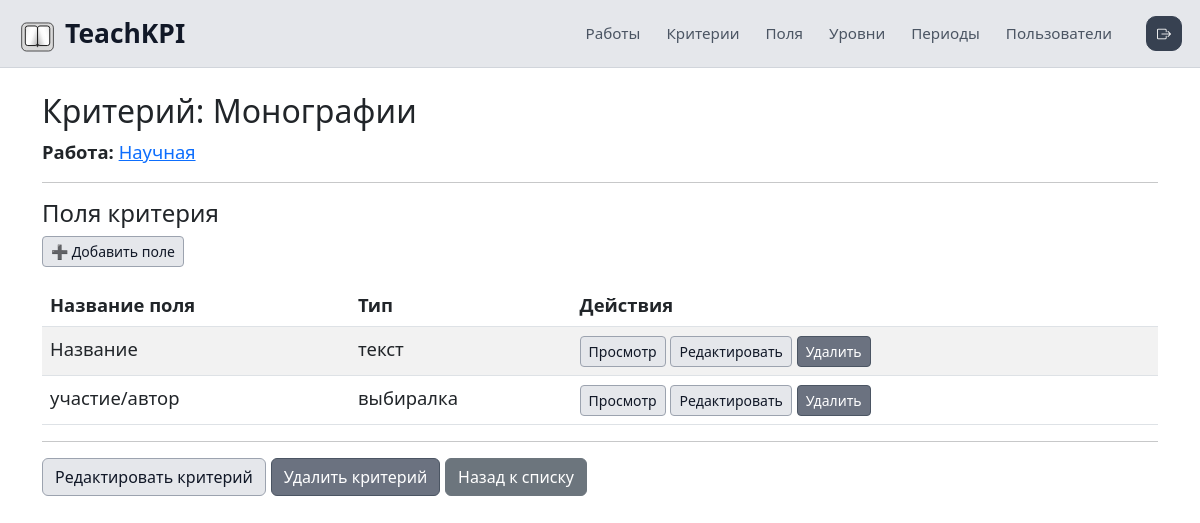
The page /dashboard/criterions/11/ (signed in) on the database its author committed.
### main/models.py (models this page shows, shortened)
class Criterion(models.Model):
    id = models.AutoField(primary_key=True, db_column='ID')
    name = models.CharField(
        max_length=255,
        unique=True,
        db_column='Name',
        verbose_name='Название',
    )
    work = models.ForeignKey(
        Work,
        on_delete=models.CASCADE,
        db_column='WorksID',
        related_name='criterions',
        verbose_name='Работа',
    )
    ratio = models.FloatField(default=1.0, db_column='Ratio', verbose_name='Коэффициент')
    class Meta:
        db_table = 'criterions'

class Work(models.Model):
    id = models.AutoField(primary_key=True, db_column='ID')
    name = models.CharField(max_length=255, unique=True, db_column='Name')
    class Meta:
        db_table = 'Works'

class Field(models.Model):
    class TypeChoices(models.TextChoices):
        TEXT = 'text', 'текст'
        CHOOSER = 'chooser', 'выбиралка'
        PHOTO = 'photo', 'фото'
    id = models.AutoField(primary_key=True, db_column='ID')
    caption = models.CharField(max_length=255, db_column='Caption')
    criterion = models.ForeignKey(
        Criterion,
        on_delete=models.CASCADE,
        db_column='criterionsID',
        related_name='fields'
    )
    type = models.CharField(
        max_length=20,
        choices=TypeChoices.choices,
        default=TypeChoices.TEXT,
        db_column='Type'
    )
    class Meta:
        db_table = 'Fields'

### main/views.py (the view)
# urls.py: path('criterions/<int:pk>/', views.CriterionDetailView.as_view(), name='criterion_detail'),
class CriterionDetailView(AdminRequiredMixin, DetailView):
    model = Criterion
    template_name = 'main/criterion/criterion_detail.html'
    context_object_name = 'criterion'

### main/views.py (called while the page is built)
def is_admin(user):
    return user.is_authenticated and user.role == 'admin'

    @method_decorator(user_passes_test(is_admin))
    def dispatch(self, *args, **kwargs):
        return super().dispatch(*args, **kwargs)

### main/templates/main/criterion/criterion_detail.html
{% extends 'main/base_dashboard.html' %}
{% block content %}
<div class="container">
    <h2>Критерий: {{ criterion.name }}</h2>
    <p><strong>Работа:</strong> <a href="{% url 'work_detail' criterion.work.pk %}">{{ criterion.work.name }}</a></p>
    <hr>
    <h4>Поля критерия</h4>
    <a href="{% url 'field_create' %}?criterion={{ criterion.pk }}" class="btn btn-sm btn-success mb-3">➕ Добавить поле</a>
    {% if criterion.fields.all %}
        <table class="table table-striped">
            <thead>
                <tr>
                    <th>Название поля</th>
                    <th>Тип</th>
                    <th>Действия</th>
                </tr>
            </thead>
            <tbody>
                {% for field in criterion.fields.all %}
                <tr>
                    <td>{{ field.caption }}</td>
                    <td>{{ field.get_type_display }}</td>
                    <td>
                        <a href="{% url 'field_detail' field.pk %}" class="btn btn-sm btn-info">Просмотр</a>
                        <a href="{% url 'field_update' field.pk %}" class="btn btn-sm btn-warning">Редактировать</a>
                        <a href="{% url 'field_delete' field.pk %}" class="btn btn-sm btn-danger">Удалить</a>
                    </td>
                </tr>
                {% endfor %}
            </tbody>
        </table>
    {% else %}
        <p>Пока нет полей.</p>
    {% endif %}
    <hr>
    <a href="{% url 'criterion_update' criterion.pk %}" class="btn btn-warning">Редактировать критерий</a>
    <a href="{% url 'criterion_delete' criterion.pk %}" class="btn btn-danger">Удалить критерий</a>
    <a href="{% url 'criterion_list' %}" class="btn btn-secondary">Назад к списку</a>
</div>
{% endblock %}

### main/templates/main/base_dashboard.html (style rules this page uses)
body { font-size: 1.15rem; }
.admin-main .btn-primary, .admin-main .btn-success, .admin-main .btn-info, .admin-main .btn-warning { background-color: #e5e7eb; border-color: #9ca3af; color: #111827; }
.admin-main .btn-danger { background-color: #6b7280; border-color: #4b5563; color: #ffffff; }

### rows shown on the page
Criterion: name "Монографии", work.name "Научная"
Field: caption "Название", type "текст"
Field: caption "участие/автор", type "выбиралка"
